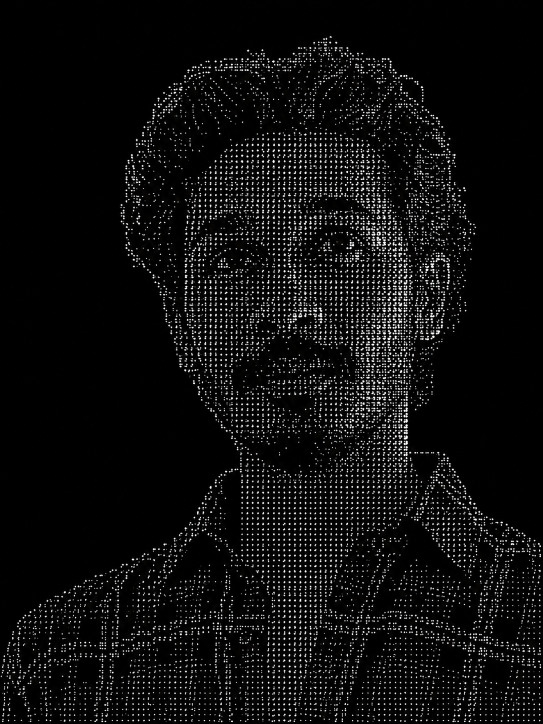
#> input picture portrait-stipple.png, 1086 x 1448 px (shown at 1/2 size)
$ python braille.py portrait-stipple.png
#> lines starting #> are read from the running program, lines starting #| are printed output that depends on the picture
#!/usr/bin/env python3
"""
braille.py — convert a photo into Unicode braille art.

Usage:
    python braille.py IMAGE [options]

Example (what generated the README portrait):
    python braille.py me.jpg --crop 210 160 750 930 --cols 36 --contrast 1.35 --floor 70
"""
import argparse
from PIL import Image, ImageEnhance, ImageOps

# braille cell = 2 dots wide x 4 dots tall; (dx, dy) -> bit in the 0x2800 block
DOTS = [(0, 0, 0x01), (0, 1, 0x02), (0, 2, 0x04), (0, 3, 0x40),
        (1, 0, 0x08), (1, 1, 0x10), (1, 2, 0x20), (1, 3, 0x80)]


def to_braille(path, crop=None, cols=48, contrast=1.0, floor=0, threshold=None, invert=False):
#> called with path = 'portrait-stipple.png', cols = 48, contrast = 1, floor = 0, invert = False
    im = Image.open(path).convert("L")           # grayscale
    if crop:
        im = im.crop(crop)                       # (left, top, right, bottom)
    if contrast != 1.0:
        im = ImageEnhance.Contrast(im).enhance(contrast)
    if floor > 0:                                # crush near-blacks -> pure black
        im = im.point(lambda p: 0 if p < floor else p)  # keeps background empty
    if invert:
        im = ImageOps.invert(im)                 # for light-background photos: keeps the SUBJECT drawn, background empty

    # resize to the dot grid (2*cols wide, height rounded to a multiple of 4)
    dot_w = cols * 2
    dot_h = int(round(dot_w * im.height / im.width))
#> dot_h = 128
    dot_h -= dot_h % 4
    im = im.resize((dot_w, dot_h))
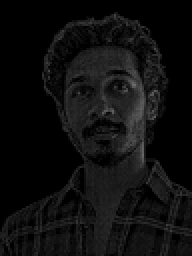
#> im: PIL image 96x128 L (shown 2 times larger); min 0, max 107, mean 14.3

    if threshold is None:
        bw = im.convert("1")                     # Floyd–Steinberg dithering
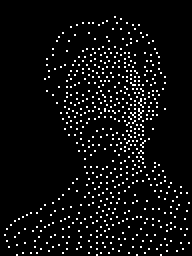
#> bw: PIL image 96x128 1 (shown 2 times larger); 5.3% white in thin lines or dots
    else:
        bw = im.point(lambda p: 255 if p > threshold else 0, mode="1")

    px = bw.load()
    lines = []
    for cy in range(0, bw.height, 4):
        row = []
        for cx in range(0, bw.width, 2):
            v = 0
            for dx, dy, bit in DOTS:
                if px[cx + dx, cy + dy]:         # white dot on
                    v |= bit
            row.append(chr(0x2800 + v))
        lines.append("".join(row).rstrip())
    return "\n".join(lines)


def main():
    ap = argparse.ArgumentParser(description="Convert a photo to Unicode braille art.")
    ap.add_argument("image", help="path to the source image")
    ap.add_argument("--crop", nargs=4, type=int, metavar=("L", "T", "R", "B"),
                    help="crop box in pixels (left top right bottom)")
    ap.add_argument("--cols", type=int, default=48, help="width in braille characters")
    ap.add_argument("--contrast", type=float, default=1.0, help="contrast multiplier")
    ap.add_argument("--floor", type=int, default=0,
                    help="pixels below this (0-255) become pure black — kills background speckle")
    ap.add_argument("--threshold", type=int, default=None,
                    help="hard cutoff instead of dithering (0-255)")
    ap.add_argument("--invert", action="store_true",
                    help="invert tones — use for light-background photos so the subject draws in dots, not the background")
    ap.add_argument("-o", "--out", help="write to file instead of stdout")
    args = ap.parse_args()

    art = to_braille(args.image, crop=tuple(args.crop) if args.crop else None,
                     cols=args.cols, contrast=args.contrast,
                     floor=args.floor, threshold=args.threshold, invert=args.invert)

    if args.out:
        with open(args.out, "w", encoding="utf-8") as f:
            f.write(art)
    else:
        print(art)


if __name__ == "__main__":
    main()
